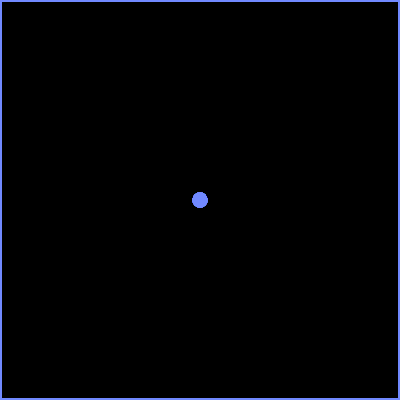
Frame 1 (no input)
Frame 60 (no input): identical to frame 1, image omitted
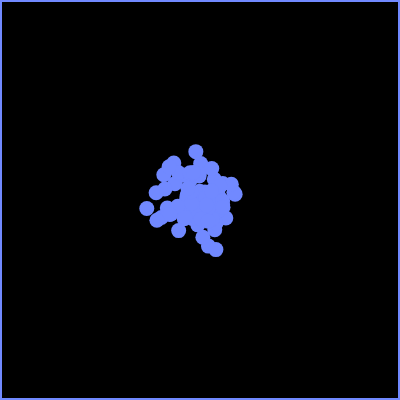
Frame 120 (the mouse pressed at the canvas centre since frame 60)

The p5.js sketch that drew these frames (run headless with seeded random() and noise() and a simulated clock; from frame 60 on, the mouse is pressed at the canvas centre):

// p5.js sketch
// ── sketch.js
let testParticle;
let particleCount = 80;
let particles = [];
let magnitude;
let particleSpeed;

//Sound Variables

const audioContext = new AudioContext;
const lfo = audioContext.createOscillator();
const lfoAmount = audioContext.createGain();
const saw = audioContext.createOscillator();
const filter = audioContext.createBiquadFilter();
const masterGain = audioContext.createGain();

//Control Variables
let mouseXfloat;
let mouseYfloat;
let freq; 
let lfoFreq;



function setup() {
  colorMode(HSB,360);
  var cnv = createCanvas(400, 400);
  var x = (windowWidth - width) / 2;
  var y = (windowHeight - height) / 2;

  setupSound();
  cnv.position(x, y);
  for (i = 0; i < particleCount; i++) {
    particles[i] = new particle (width/2, height/2, 0.1, 200);
  }
}

function draw() {
background(0);
  particleSpeed = map(mouseX,0,width,0.01,0.1);
  magnitude = map(mouseY,height,0,0,200);

  for (i = 0; i < particleCount; i++) {
  if(mouseIsPressed){
    particles[i].swing(particleSpeed , magnitude);
  }
  else{
    particles[i].stand();
  }
  particles[i].show();

  updateSound();

  strokeWeight(4);
  stroke(230,200,360)
  noFill();
  rect(0,0,width,height);
}
}

function mousePressed(){
 /*if(audioContext.state == "suspended" || audioContext.state == "closed"){ 
  audioContext.resume();
 } */
 audioContext.resume();
}
// ── particle.js
class particle{
 constructor(x,y){
    this.xBase = x;
    this.yBase = y; 
    this.f; 
    this.magnitude;
    this.x = x;
    this.y = y;
    this.d = 15;
 }

 stand(){
    this.x = lerp(this.x, this.xBase, 0.1);
    this.y = lerp(this.y, this.yBase, 0.1);
 }


 swing(f,m){
   this.f = f;
   this.magnitude = m;
    this.x = lerp(this.x, this.x + random(-this.magnitude, this.magnitude),this.f);
    this.y = lerp(this.y, this.y + random(-this.magnitude, this.magnitude),this.f);
    this.x = lerp(this.x, this.xBase, 0.01);
    this.y = lerp(this.y, this.yBase, 0.01);
 }


 show(){
    noStroke();
    fill(230,200,360);
    circle(this.x,this.y,this.d);
 }

}
// ── sound.js
function setupSound(){

lfo.frequency.setValueAtTime(3, audioContext.currentTime);
lfo.start();
saw.frequency.setValueAtTime(80,audioContext.currentTime);
saw.type = "sawtooth";
saw.start();
filter.type = "lowpass";
filter.Q.setValueAtTime(6, audioContext.currentTime);
lfoAmount.gain.setValueAtTime(150, audioContext.currentTime);




//connecting
saw.connect(filter);
filter.connect(masterGain);
masterGain.connect(audioContext.destination);
lfo.connect(lfoAmount);
lfoAmount.connect(filter.frequency);
}

function updateSound(){
    mouseXfloat = map(mouseX, 0, width, 0, 1);
    mouseXfloat = Math.min(Math.max((mouseXfloat), 0.), 1.);
    mouseYfloat = map(mouseY, 0, height, 0, 1);
    mouseYfloat = Math.min(Math.max((mouseYfloat), 0.), 1.);
    freq = map(mouseYfloat, 1, 0, 30, 1000)
    lfoFreq = map(mouseXfloat,0,1,0.5,8);
    lfoAmountValue = map(mouseYfloat, 1, 0, 0, freq-10);

    filter.frequency.setTargetAtTime(freq, audioContext.currentTime, 0.02);
    lfo.frequency.setTargetAtTime(lfoFreq, audioContext.currentTime, 0.02);
    lfoAmount.gain.setTargetAtTime(lfoAmountValue,audioContext.currentTime, 0.02);

    if(mouseIsPressed){
        masterGain.gain.setTargetAtTime(0.5, audioContext.currentTime, 0.02);
    }
    else{
        masterGain.gain.setTargetAtTime(0, audioContext.currentTime, 0.08);
    }
   
}
